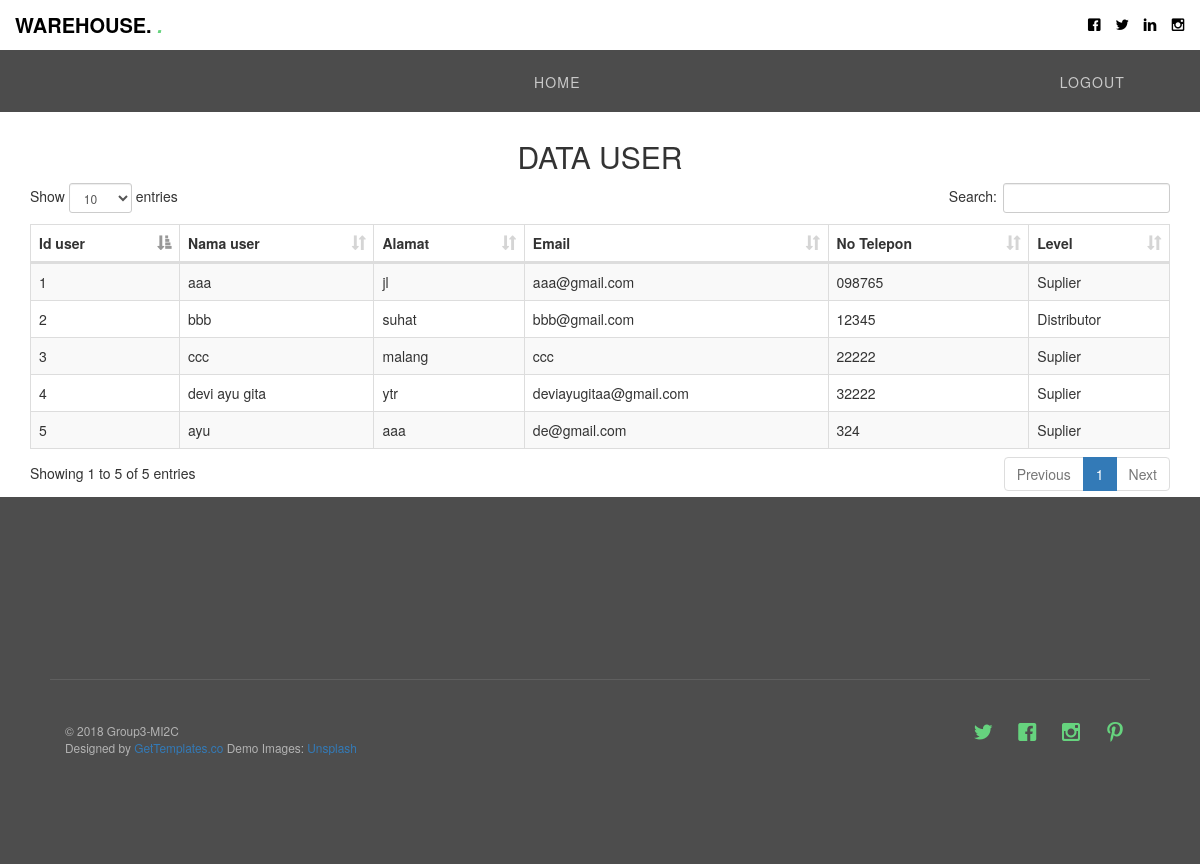
The page /index.php/tabeluser on the database as committed earlier.
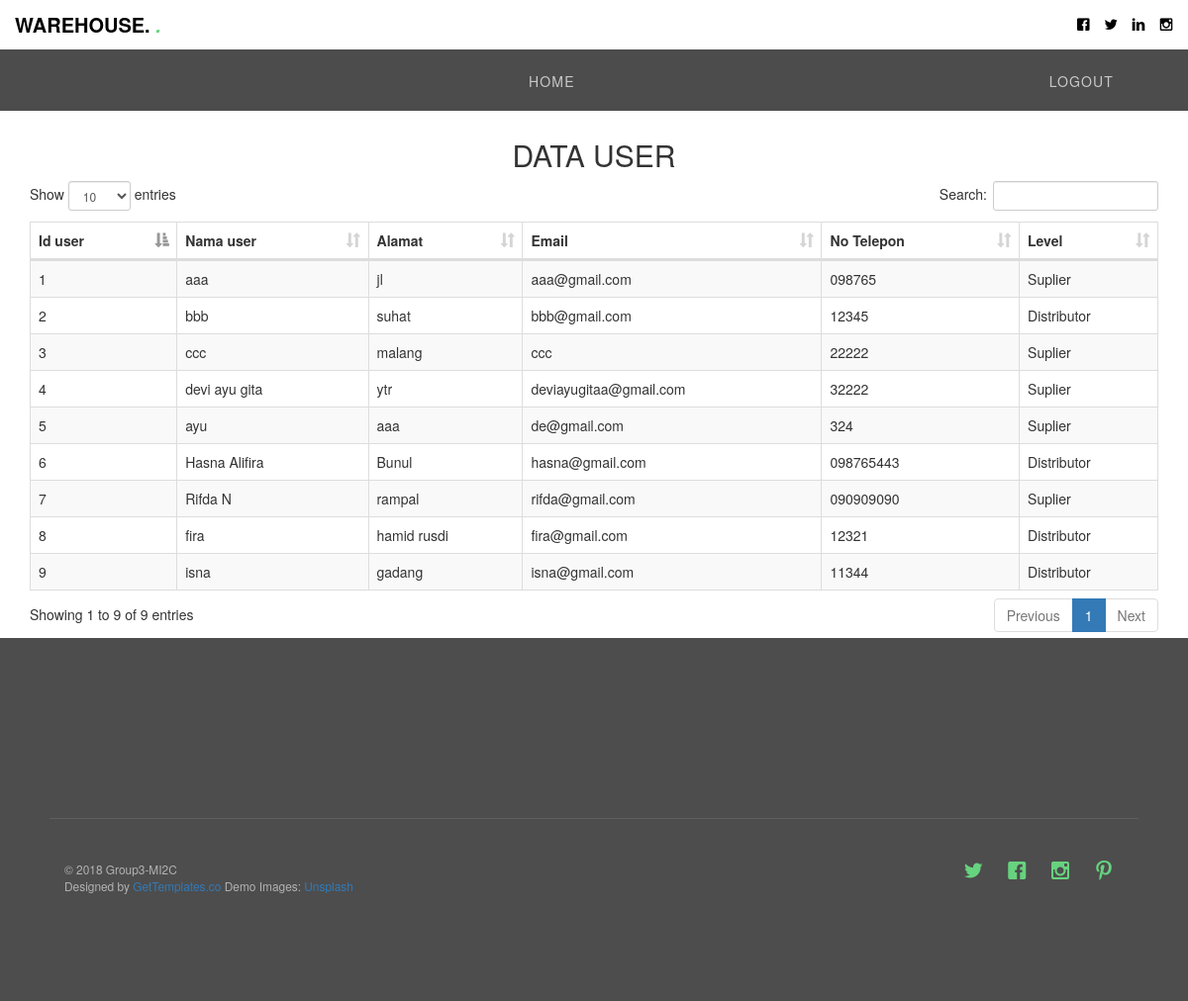
The same page on the database as committed later.
### tables this page shows
CREATE TABLE `user` (
  `id_user` int(11) NOT NULL,
  `fk_id_level` int(2) NOT NULL,
  `nama` varchar(50) NOT NULL,
  `alamat` varchar(50) NOT NULL,
  `email` varchar(50) NOT NULL,
  `no_tlp` varchar(20) NOT NULL,
  `username` varchar(225) NOT NULL,
  `password` varchar(255) NOT NULL,
  `tanggal` timestamp NOT NULL DEFAULT CURRENT_TIMESTAMP
);

CREATE TABLE `level` (
  `id_level` int(2) NOT NULL,
  `nama_level` varchar(25) NOT NULL
);

### application/controllers/Tabeluser.php (called while the page is built, shortened)
<?php
class Tabeluser extends CI_Controller {
	 public function __construct()
	 	{
			$this->load->helper('url');
	 		$this->load->model('User_model');
	 	}
	public function index()
	{
		$data['user']=$this->User_model->get_all_user();
		$this->load->view('admin/tabeluser',$data);
	}
}

### index.php (called while the page is built, shortened)
<?php
require_once BASEPATH.'core/CodeIgniter.php';

### application/models/User_model.php (called while the page is built, shortened)
<?php defined('BASEPATH') OR exit('No direct script access allowed');
class User_model extends CI_Model {
    public function get_all_user($limit = FALSE, $offset = FALSE)
{
        $this->db->order_by('user.id_user', 'DESC');
        $this->db->join('level', 'level.id_level = user.fk_id_level');
    $this->db->from('user');
    $query=$this->db->get();
    return $query->result();
}
}

### application/views/admin/tabeluser.php (the view, shortened to what this page needs)
<!DOCTYPE html>
<html>
<?php $this->load->view('admin/header');?>
<header>
  <br><br><br>
  </header>
    <head>
    <link href="<?php echo base_url('assests/bootstrap/css/bootstrap.min.css')?>" rel="stylesheet">
    <link href="<?php echo base_url('assests/datatables/css/dataTables.bootstrap.css')?>" rel="stylesheet">
  </head>
  <body>
  <div class="container">
    <br />
    <br />
    <br />
    <h2 class="text-center">DATA USER</h2>
    <table id="table_id" class="table table-striped table-bordered" cellspacing="0" width="100%">
      <thead>
        <tr>
         <th>Id user</th>
          <th>Nama user</th>
          <th>Alamat</th>
          <th>Email</th>
          <th>No Telepon </th>
          <th>Level </th>
        </tr>
      </thead>
      <tbody>
        <?php foreach($user as $tabeluser){?>
             <tr>
                 <td><?php echo $tabeluser->id_user;?></td>
                 <td><?php echo $tabeluser->nama;?></td>
                 <td><?php echo $tabeluser->alamat;?></td>
                 <td><?php echo $tabeluser->email;?></td>
                <td><?php echo $tabeluser->no_tlp;?></td>
                <td><?php echo $tabeluser->nama_level;?></td>
              </tr>
             <?php }?>
      </tbody>
    </table>
  </div>
  </body>
</html>
<?php $this->load->view('admin/footertabel');?>

### application/views/admin/header.php (shortened to what this page needs)
<!DOCTYPE HTML>
<html>
	<head>
	<link rel="stylesheet" href="http://localhost:8080/ci3-gudang/assets/css/animate.css">
	<link rel="stylesheet" href="http://localhost:8080/ci3-gudang/assets/css/icomoon.css">
	<link rel="stylesheet" href="http://localhost:8080/ci3-gudang/assets/css/themify-icons.css">
	<link rel="stylesheet" href="http://localhost:8080/ci3-gudang/assets/css/bootstrap.css">
	<link rel="stylesheet" href="http://localhost:8080/ci3-gudang/assets/css/magnific-popup.css">
	<link rel="stylesheet" href="http://localhost:8080/ci3-gudang/assets/css/owl.carousel.min.css">
	<link rel="stylesheet" href="http://localhost:8080/ci3-gudang/assets/css/owl.theme.default.min.css">
	<link rel="stylesheet" href="http://localhost:8080/ci3-gudang/assets/css/style.css">
	</head>
	<body>
	<div id="page">
	<div class="page-inner">
	<div id="head-top" style="position: absolute; width: 100%; top: 0; ">
		<div class="gtco-top">
			<div class="container-fluid">
				<div class="row">
					<div class="col-md-6 col-xs-6">
						<div id="gtco-logo"><a href="home">WAREHOUSE. <em>.</em></a></div>
					</div>
					<div class="col-md-6 col-xs-6 social-icons">
						<ul class="gtco-social-top">
							<li><a href="#"><i class="icon-facebook"></i></a></li>
							<li><a href="#"><i class="icon-twitter"></i></a></li>
							<li><a href="#"><i class="icon-linkedin"></i></a></li>
							<li><a href="#"><i class="icon-instagram"></i></a></li>
						</ul>
					</div>
				</div>
			</div>
		</div>
		<nav class="gtco-nav sticky-banner" role="navigation">
			<div class="gtco-container">
				<div class="row">
					<div class="col-xs-12 menu-1"><center>
						<ul>
							<li class="active">
								<li class="has-dropdown">
									<a href="<?php echo site_url('Welcome/dashboard_admin/')?>">Home</a>
								</li>
							</li>
							<li class="">
								<li class="pull-right">
									<a href="<?php echo site_url('Welcome/logout/')?>">Logout</a>
								</li>
							</li>
						</center>
					</div>
				</div>
			</div>
		</nav>
	</div>

### application/views/admin/footertabel.php (shortened to what this page needs)
	<footer id="gtco-footer" role="contentinfo">
		<div class="gtco-container">
			<div class="row copyright">
				<div class="col-md-12">
					<p class="pull-left">
						<small class="block">&copy; 2018 Group3-MI2C</small>
						<small class="block">Designed by <a href="http://GetTemplates.co/" target="_blank">GetTemplates.co</a> Demo Images: <a href="http://unsplash.com/" target="_blank">Unsplash</a></small>
					</p>
					<p class="pull-right">
						<ul class="gtco-social-icons pull-right">
							<li><a href="#"><i class="icon-twitter"></i></a></li>
							<li><a href="#"><i class="icon-facebook"></i></a></li>
							<li><a href="#"><i class="icon-instagram"></i></a></li>
							<li><a href="#"><i class="icon-pinterest"></i></a></li>
					</p>
				</div>
			</div>
		</div>
	</footer>
	</body>
</html>

### assets/css/icomoon.css (style rules this page uses)
[class^="icon-"], [class*=" icon-"] { font-family: 'icomoon' !important; speak: none; font-style: normal; font-weight: normal; font-variant: normal; text-transform: none; line-height: 1; -webkit-font-smoothing: antialiased; -moz-osx-font-smoothing: grayscale; }
.icon-facebook:before { content: "\ea67"; }
.icon-instagram:before { content: "\ea6f"; }
.icon-linkedin:before { content: "\ea73"; }
.icon-pinterest:before { content: "\ea75"; }
.icon-twitter:before { content: "\ea7c"; }

### assets/css/style.css (style rules this page uses)
body { font-family: "Open Sans", Arial, sans-serif; font-weight: 400; font-size: 16px; line-height: 1.7; color: #777; background: #fff; }
#page { position: relative; overflow-x: hidden; width: 100%; height: 100%; -webkit-transition: 0.5s; -o-transition: 0.5s; transition: 0.5s; }
a { color: #66D37E; -webkit-transition: 0.5s; -o-transition: 0.5s; transition: 0.5s; }
p { margin-bottom: 20px; }
h1, h2, h3, h4, h5, h6, figure { color: #000; font-family: "Open Sans", Arial, sans-serif; font-weight: 400; margin: 0 0 20px 0; }
.gtco-container { max-width: 1100px; position: relative; margin: 0 auto; padding-left: 15px; padding-right: 15px; }
.gtco-top { height: 50px; line-height: 50px; background: #fff; z-index: 1002; position: relative; }
.gtco-top #gtco-logo { font-size: 20px; margin: 0; padding: 0; text-transform: uppercase; font-weight: bold; }
.gtco-top #gtco-logo a { color: #000; }
.gtco-top #gtco-logo em { color: #66D37E; }
.gtco-top .social-icons { text-align: right; }
.gtco-top .gtco-social-top { padding: 0; margin: 0; }
.gtco-top .gtco-social-top li { padding: 0; margin: 0 0 0 10px; list-style: none; display: -moz-inline-stack; display: inline-block; zoom: 1; *display: inline; }
.gtco-top .gtco-social-top li a { color: #000; }
.gtco-nav { position: absolute; top: 50px; left: 0; margin: 0; padding: 0; width: 100%; padding: 20px 0; z-index: 1001; background: rgba(0, 0, 0, 0.7); }
.gtco-nav a { padding: 5px 10px; color: #fff; }
.gtco-nav ul { padding: 0; margin: 2px 0 0 0; }
.gtco-nav ul li { padding: 0; margin: 0; list-style: none; display: inline; }
.gtco-nav ul li > a { text-transform: uppercase; font-size: 14px; letter-spacing: .08em; padding: 30px 10px; color: rgba(255, 255, 255, 0.7); -webkit-transition: 0.3s; -o-transition: 0.3s; transition: 0.3s; }
.gtco-nav ul li.has-dropdown { position: relative; }
.gtco-social-icons { margin: 0; padding: 0; }
.gtco-social-icons li { margin: 0; padding: 0; list-style: none; display: -moz-inline-stack; display: inline-block; zoom: 1; *display: inline; }
.gtco-social-icons li a { display: -moz-inline-stack; display: inline-block; zoom: 1; *display: inline; color: #66D37E; padding-left: 10px; padding-right: 10px; }
.gtco-social-icons li a i { font-size: 20px; }
#gtco-features, #gtco-features-2, #gtco-products, #gtco-services, #gtco-subscribe, #gtco-footer, .gtco-section { padding: 7em 0; clear: both; position: relative; }
#gtco-footer { padding-top: 10em; background: #4d4d4d; color: rgba(255, 255, 255, 0.3); }
#gtco-footer .copyright { color: #b3b3b3; padding-top: 3em; margin-top: 3em; border-top: 1px solid rgba(255, 255, 255, 0.1); }
#gtco-footer .copyright .block { display: block; }

Rows that differ between the two databases and show on the page:
added user: id_user "9", nama "isna", alamat "gadang", email "isna@gmail.com", no_tlp "11344", fk_id_level.nama_level "Distributor"
added user: id_user "8", nama "fira", alamat "hamid rusdi", email "fira@gmail.com", no_tlp "12321", fk_id_level.nama_level "Distributor"
added user: id_user "7", nama "Rifda N", alamat "rampal", email "rifda@gmail.com", no_tlp "090909090", fk_id_level.nama_level "Suplier"
added user: id_user "6", nama "Hasna Alifira", alamat "Bunul", email "hasna@gmail.com", no_tlp "098765443", fk_id_level.nama_level "Distributor"
Other text that changed with them:
text written by a page script: "Show entries Search: Showing 1 to 5 of 5 entries Previous 1 Next" → "Show entries Search: Showing 1 to 9 of 9 entries Previous 1 Next"
